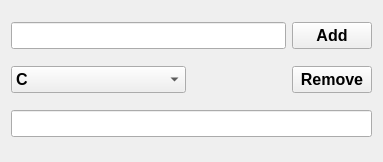
<?xml version="1.0" encoding="UTF-8"?>
<ui version="4.0">
 <class>Form</class>
 <widget class="QWidget" name="Form">
  <property name="geometry">
   <rect>
    <x>0</x>
    <y>0</y>
    <width>383</width>
    <height>162</height>
   </rect>
  </property>
  <property name="windowTitle">
   <string>Form</string>
  </property>
  <layout class="QVBoxLayout" name="verticalLayout">
   <item>
    <layout class="QHBoxLayout" name="horizontalLayout">
     <item>
      <widget class="QLineEdit" name="t1">
       <property name="font">
        <font>
         <family>Arial</family>
         <pointsize>12</pointsize>
         <weight>75</weight>
         <bold>true</bold>
        </font>
       </property>
      </widget>
     </item>
     <item>
      <widget class="QPushButton" name="b1">
       <property name="font">
        <font>
         <family>Arial</family>
         <pointsize>12</pointsize>
         <weight>75</weight>
         <bold>true</bold>
        </font>
       </property>
       <property name="text">
        <string>Add</string>
       </property>
      </widget>
     </item>
    </layout>
   </item>
   <item>
    <layout class="QHBoxLayout" name="horizontalLayout_2">
     <item>
      <widget class="QComboBox" name="combo1">
       <property name="sizePolicy">
        <sizepolicy hsizetype="Preferred" vsizetype="Fixed">
         <horstretch>5</horstretch>
         <verstretch>0</verstretch>
        </sizepolicy>
       </property>
       <property name="font">
        <font>
         <family>Arial</family>
         <pointsize>12</pointsize>
         <weight>75</weight>
         <bold>true</bold>
        </font>
       </property>
       <item>
        <property name="text">
         <string>C</string>
        </property>
       </item>
       <item>
        <property name="text">
         <string>C++</string>
        </property>
       </item>
       <item>
        <property name="text">
         <string>Java</string>
        </property>
       </item>
       <item>
        <property name="text">
         <string>Python</string>
        </property>
       </item>
      </widget>
     </item>
     <item>
      <spacer name="horizontalSpacer">
       <property name="orientation">
        <enum>Qt::Horizontal</enum>
       </property>
       <property name="sizeType">
        <enum>QSizePolicy::Fixed</enum>
       </property>
       <property name="sizeHint" stdset="0">
        <size>
         <width>100</width>
         <height>20</height>
        </size>
       </property>
      </spacer>
     </item>
     <item>
      <widget class="QPushButton" name="b2">
       <property name="font">
        <font>
         <family>Arial</family>
         <pointsize>12</pointsize>
         <weight>75</weight>
         <bold>true</bold>
        </font>
       </property>
       <property name="text">
        <string>Remove</string>
       </property>
      </widget>
     </item>
    </layout>
   </item>
   <item>
    <widget class="QLineEdit" name="t2">
     <property name="font">
      <font>
       <family>Arial</family>
       <pointsize>12</pointsize>
       <weight>75</weight>
       <bold>true</bold>
      </font>
     </property>
    </widget>
   </item>
  </layout>
 </widget>
 <resources/>
 <connections/>
</ui>
